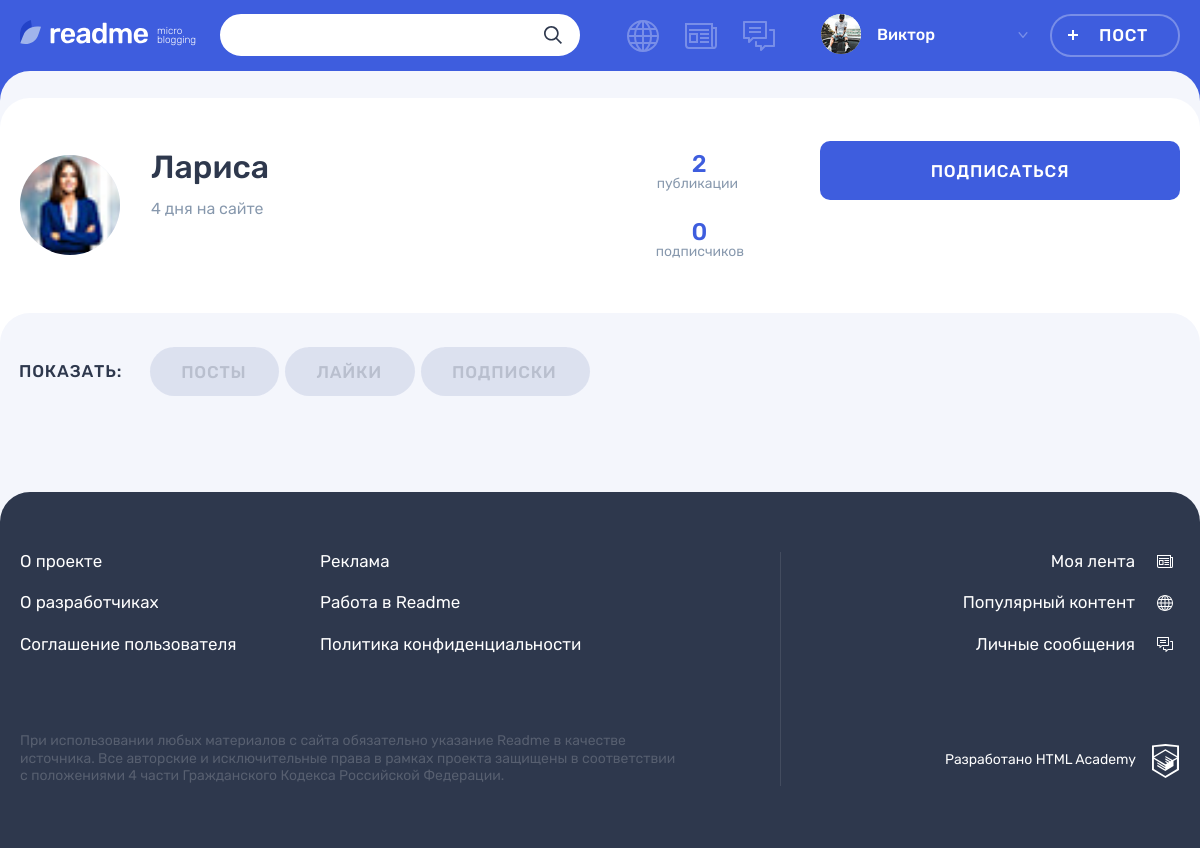
Page /profile.php?user_id=1 (signed in) on the committed database.
### tables this page shows
CREATE TABLE users (
id INT UNSIGNED AUTO_INCREMENT PRIMARY KEY,
registration_date TIMESTAMP DEFAULT CURRENT_TIMESTAMP,
email VARCHAR(128) NOT NULL UNIQUE,
login VARCHAR(128) NOT NULL UNIQUE,
password VARCHAR(128) NOT NULL,
avatar VARCHAR(128) NOT NULL
);

### db_requests.php (called while the page is built, shortened)
<?php
function get_data($link, $sql)
{
    $result = mysqli_query($link, $sql);
    $result = mysqli_fetch_all($result, MYSQLI_ASSOC);
    return $result;
}
function get_profile_data($link, $profile_id, $user_id)
{
    $sql = "SELECT DISTINCT u.id, u.login, u.avatar, IFNULL(COUNT(p.user_id), 0) AS user_posts,
    u.registration_date,
    IFNULL((SELEct COUNT(*) FROM subscriptions sub WHERE sub.userto_id = u.id), 0) AS user_subs,
    IFNULL((SELEct COUNT(*) FROM subscriptions subs WHERE subs.userto_id = u.id AND subs.user_id = $user_id), 0) AS is_subscribed
    FROM users u
    JOIN posts p ON p.user_id = u.id
    WHERE u.id = $profile_id";
    return get_data($link, $sql)[0];
}

### templates/profile-template.php (the view, shortened to what this page needs)
<div class="profile profile--default">
  <div class="profile__user-wrapper">
    <div class="profile__user user container">
      <div class="profile__user-info user__info">
        <div class="profile__avatar user__avatar">
          <img class="profile__picture user__picture" width="100px" src="userpics/<?= $profile_info['avatar'] ?>" alt="Аватар пользователя">
        </div>
        <div class="profile__name-wrapper user__name-wrapper">
          <span class="profile__name user__name"><?= get_profile_name_with_br($profile_info['login']) ?></span>
          <?php $profile__registration_date = new DateTime($profile_info['registration_date']); ?>
          <time class="profile__user-time user__time" title="<?= $profile__registration_date->format('d.m.Y H:i') ?>" datetime="<?= $profile__registration_date->format('Y-m-d H:i:s') ?>"><?= time_ago($profile__registration_date, " на сайте") ?></time>
        </div>
      </div>
      <div class="profile__rating user__rating">
        <p class="profile__rating-item user__rating-item user__rating-item--publications">
          <span class="user__rating-amount"><?= $profile_info['user_posts'] ?></span>
          <span class="profile__rating-text user__rating-text"><?= plural_form($profile_info['user_posts'],  array('публикация', 'публикации', 'публикаций')) ?></span>
        </p>
        <p class="profile__rating-item user__rating-item user__rating-item--subscribers">
          <span class="user__rating-amount"><?= $profile_info['user_subs'] ?></span>
          <span class="profile__rating-text user__rating-text"><?= plural_form($profile_info['user_subs'],  array('подписчик', 'подписчика', 'подписчиков')) ?></span>
        </p>
      </div>
      <div class="profile__user-buttons user__buttons">
        <?php if ((int) $profile_info['is_subscribed'] === 1) : ?>
          <a class="profile__user-button user__button user__button--subscription button button--main button--quartz" href="subscription.php?user_id=<?= $profile_info['id'] ?>">Отписаться</a>
          <a class="profile__user-button user__button user__button--writing button button--green" href="messages.php?receiver_id=<?= $profile_info['id'] ?>">Сообщение</a>
          <?php elseif ($profile_info['id'] === $user_data['id']) : ?>
            <a class="profile__user-button user__button user__button--subscription button button--main" style="background-color:limegreen;" type="button">Это ваш профиль</a>
          <?php else : ?>
          <a class="profile__user-button user__button user__button--subscription button button--main" href="subscription.php?user_id=<?= $profile_info['id'] ?>">Подписаться</a>
        <?php endif ?>
      </div>
    </div>
  </div>
  <div class="profile__tabs-wrapper tabs">
    <div class="container">
      <div class="profile__tabs filters">
        <b class="profile__tabs-caption filters__caption">Показать:</b>
        <ul class="profile__tabs-list filters__list tabs__list">
          <li class="profile__tabs-item filters__item">
            <a class="profile__tabs-link filters__button tabs__item <?= ($active_tab === 'posts') ? 'filters__button--active tabs__item--active button' : "" ;?>" href="profile.php?active_tab=posts">Посты</a>
          </li>
          <li class="profile__tabs-item filters__item">
            <a class="profile__tabs-link filters__button tabs__item button <?= ($active_tab === 'likes') ? 'filters__button--active tabs__item--active button' : "" ;?>" href="profile.php?active_tab=likes">Лайки</a>
          </li>
          <li class="profile__tabs-item filters__item">
            <a class="profile__tabs-link filters__button tabs__item button <?= ($active_tab === 'subscriptions') ? 'filters__button--active tabs__item--active button' : "" ;?>" href="profile.php?active_tab=subscriptions">Подписки</a>
          </li>
        </ul>
      </div>
    </div>
  </div>
</div>

### functions.php (shortened to what this page needs)
<?php
function include_template($name, $data)
{
    $name = 'templates/' . $name;
    extract($data);
    require $name;
    $result = ob_get_clean();
    return $result;
}
function time_ago($post_upload_time, $ago_text = " назад")
{
    $interval = $post_upload_time->diff(new DateTime('now'));
    $months = (int) $interval->format('%m');
    $days = (int) $interval->format('%d');
    $hours = (int) $interval->format('%H');
    $minutes = (int) $interval->format('%i');
    $years = (int) $interval->format('%Y');
    $ago = 0;
    if ($years !== 0) {
        $years = floor($years);
        $ago = $years . ' ' . plural_form($years, array('год', 'года', 'лет')) . $ago_text;
    } elseif ($months !== 0) {
        $months = floor($months);
        $ago = $months . ' ' . plural_form($months, array('месец', 'месеца', 'месецев')) . $ago_text;
    } elseif ($days > 7 && $days < 35) {
        $week = floor($days / 7);
        $ago = $week . ' ' . plural_form($week, array('неделю', 'недели', 'недель')) . $ago_text;
    } elseif ($days !== 0) {
        $ago = $days . ' ' . plural_form($days, array('день', 'дня', 'дней')) . $ago_text;
    } elseif ($hours !== 0) {
        $hours = floor($hours);
        $ago = $hours . ' ' . plural_form($hours, array('час', 'часа', 'часов')) . $ago_text;
    } elseif ($minutes !== 0) {
        $ago = $minutes . ' ' . plural_form($minutes, array('минуту', 'минуты', 'минут')) . $ago_text;
    } else {
        $ago = 'меньше минуты назад';
    }
    return $ago;
}
function plural_form($n, $forms)
{
    return $n % 10 === 1 && $n % 100 !== 11 ? $forms[0] : ($n % 10 >= 2 && $n % 10 <= 4 && ($n % 100 < 10 || $n % 100 >= 20) ? $forms[1] : $forms[2]);
}
function get_profile_name_with_br($name)
{
    return implode('<br>', explode(" ", $name));
}

### rows in the picture
users: avatar (picture), login "Лариса", registration_date "4 дня на сайте"

### other values in the picture
$user_data['login'] "Виктор"
$profile_info['user_posts'] "2"
$profile_info['user_subs'] "0"
